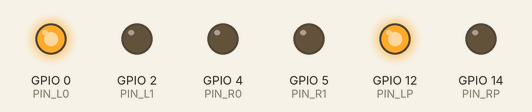
Recording of a sketch running on a simulated ESP8266 (NodeMCU). Parts: output pins drawn as LEDs (lit = HIGH). What the sketch prints to the serial monitor is not drawn.

Above: at 0.1 s.
At 1.1 s:
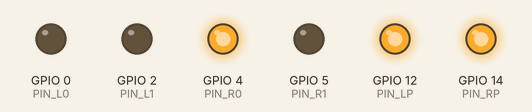
At 2.1 s:
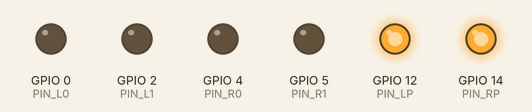
Timing chart, 0 to 3.6 s (numbered marks = the images above):
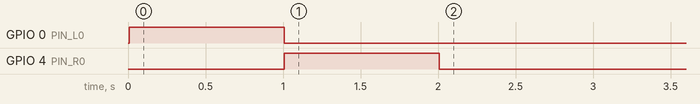

The sketch:

UDP_SERVER_LR_00.ino
```cpp
/*
 *
 *  Code adapted from:
 *
 *
 *
 *
 *
 */

#include <ESP8266WiFi.h> // Used for the soft AP
#include <WiFiUdp.h> // used for UDP comms.

WiFiUDP Udp;

//--- Soft Ap variables
const char *APssid     = "COYOTEBOT_V1";
const char *APpassword = "";

IPAddress APlocal_IP(192, 168, 4, 1);
IPAddress APgateway(192, 168, 4, 1);
IPAddress APsubnet(255, 255, 255, 0);

//***UDP Variables***
unsigned int localUdpPort = 4210;
char incomingPacket[255];
char replyPacket[] = "Hi there! Got the message :-)";

//--- Auxiliar variables
char packetChar[1];
int  startByte;
int  tempi;

//--- PINS
const int PIN_LP = 12; // PWM Left
const int PIN_RP = 14; // PWM Right
const int PIN_L0 =  0; // Direction Left
const int PIN_L1 =  2; // Direction Left
const int PIN_R0 =  4; // Direction Right
const int PIN_R1 =  5; // Direction Right

//=============================================
//
//=============================================
 void define_pins(){
   pinMode(PIN_LP, OUTPUT);
   pinMode(PIN_RP, OUTPUT);
   pinMode(PIN_L0, OUTPUT);
   pinMode(PIN_L1, OUTPUT);
   pinMode(PIN_R0, OUTPUT);
   pinMode(PIN_R1, OUTPUT);
 }

//=============================================
//
//=============================================
void startup_motors(){
   digitalWrite(PIN_L1,LOW);
   digitalWrite(PIN_L0,HIGH);
   analogWrite(PIN_LP, 255);
   delay(1000);
   digitalWrite(PIN_L1,LOW);
   digitalWrite(PIN_L0,LOW);

   digitalWrite(PIN_R1,LOW);
   digitalWrite(PIN_R0,HIGH);
   digitalWrite(PIN_RP,LOW);
   analogWrite(PIN_RP, 255);
   delay(1000);
   digitalWrite(PIN_R0,LOW);
   digitalWrite(PIN_R1,LOW);
 }

//=============================================
//
//=============================================
void setup() {


 Serial.begin(115200); //fire up the serial port

 WiFi.mode(WIFI_AP_STA);

 Serial.println("ESP8266 AP & Station & UDP System test");
 // Configure the Soft Access Point. Somewhat verbosely... (for completeness sake)
 Serial.print("Soft-AP configuration ... ");
 Serial.println(WiFi.softAPConfig(APlocal_IP, APgateway, APsubnet) ? "OK" : "Failed!"); // configure network
 Serial.print("Setting soft-AP ... ");
 Serial.println(WiFi.softAP(APssid, APpassword) ? "OK" : "Failed!"); // Setup the Access Point
 Serial.print("Soft-AP IP address = ");
 Serial.println(WiFi.softAPIP()); // Confirm AP IP address

 // Setup the UDP port
 Serial.println("begin UDP port");
 Udp.begin(localUdpPort);
 Serial.print("local UDP port: ");
 Serial.println(localUdpPort );


 //--- Pins definition
 define_pins();

 //--- Small test just for show-off
 startup_motors();

}

//=============================================
//
//=============================================
void loop() {

 int packetSize = Udp.parsePacket();
 if (packetSize) {
   // receive incoming UDP packets
   Serial.printf("Received %d bytes from %s, port %d\n", packetSize, Udp.remoteIP().toString().c_str(), Udp.remotePort());

   //--- Read header of packet
   startByte = Udp.read();

   //--- Left motor
   if ( startByte == 'L') {//check if the byte is the start of a package
    packetChar[0] = Udp.read();
    tempi = atoi (packetChar);

    //--- Define direction
    if (tempi < 5){
    digitalWrite(PIN_L0,LOW);
    digitalWrite(PIN_L1,HIGH);
   } else {
    digitalWrite(PIN_L0,HIGH);
    digitalWrite(PIN_L1,LOW);
   }
    Serial.println(tempi, DEC);
    analogWrite(PIN_LP, (abs(tempi-4)*226));
   }

   //--- Right motor
   if ( startByte == 'R') {//check if the byte is the start of a package
    packetChar[0] = Udp.read();
    tempi = atoi (packetChar);

    //--- Define direction
    if (tempi < 5){
    digitalWrite(PIN_R0,LOW);
    digitalWrite(PIN_R1,HIGH);
   } else {
    digitalWrite(PIN_R0,HIGH);
    digitalWrite(PIN_R1,LOW);
   }
    Serial.println(tempi, DEC);
    analogWrite(PIN_RP, (abs(tempi-4)*226));
   }

 } //  if (packetSize)


} // loop()
```
